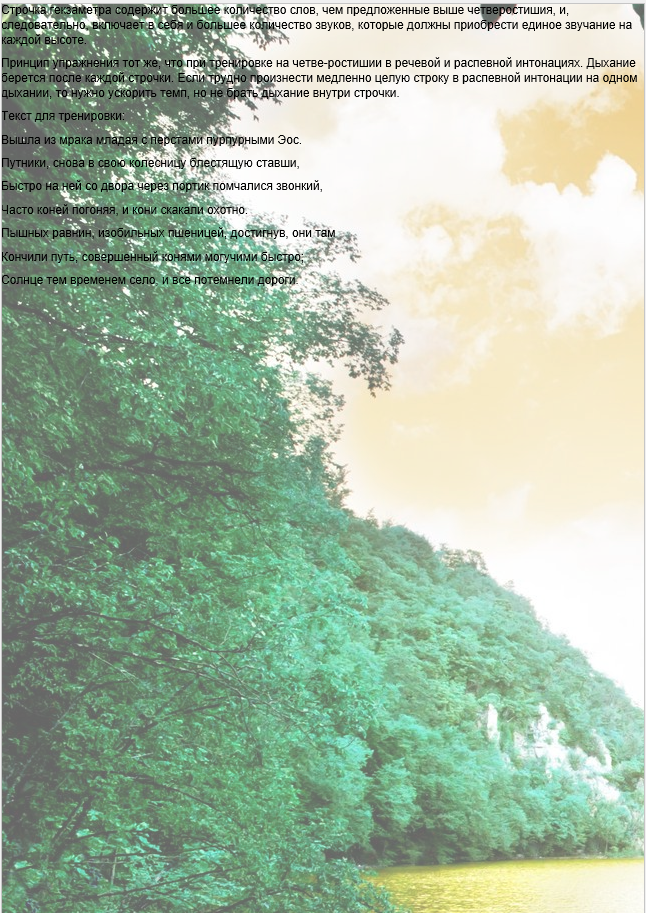
#> input picture testingset/1.png, 646 x 913 px
$ python -i adaptive_binarizer.py   (imports and definitions only)
#> lines starting #> are read from the running program, lines starting #| are printed output that depends on the picture; after the words box and inside, x2 and y2 are one past the last pixel; in counts of white or black regions, pixels touching at a corner belong together
from typing import Tuple
import cv2
import numpy as np


# https://stackoverflow.com/questions/56905592/
class AdaptiveBinarizer:
    def __init__(self, block_size: int = 40, delta: int = 40) -> None:
        self.block_size = block_size
        self.delta = delta

    def binarize(self, img: np.ndarray) -> np.ndarray:
        img = self.adjust_gamma(img)  #RGB -> BGR
        mask = self.get_mask(img) # три этапа
        image_in = cv2.cvtColor(img, cv2.COLOR_BGR2GRAY)
        image_out = self.combine_block_image_process(image_in, mask)
        image_out = cv2.cvtColor(image_out, cv2.COLOR_GRAY2RGB)
        return image_out

    def adjust_gamma(self, image: np.ndarray, gamma: float = 1.2) -> np.ndarray:
        # build a lookup table mapping the pixel values [0, 255] to
        # their adjusted gamma values
        inv_gamma = 1.0 / gamma
        table = np.array([((i / 255.0) ** inv_gamma) * 255 for i in np.arange(0, 256)]).astype("uint8")

        # apply gamma correction using the lookup table
        return cv2.LUT(image, table)

    def preprocess(self, image: np.ndarray) -> np.ndarray:
        image = cv2.medianBlur(image, 3)  # центральный пиксель изображения
                                          # заменяется медианой всех пикселей в области ядра - слегка размываем
        return 255 - image  # негатив

    def postprocess(self, image: np.ndarray) -> np.ndarray:
        kernel = np.ones((3, 3), np.uint8)
        image = cv2.morphologyEx(image, cv2.MORPH_OPEN, kernel)
        return image

    def get_block_index(self, image_shape: Tuple[int, int], yx: Tuple[int, int]) -> np.ndarray:
        y = np.arange(max(0, yx[0] - self.block_size), min(image_shape[0], yx[0] + self.block_size))
        x = np.arange(max(0, yx[1] - self.block_size), min(image_shape[1], yx[1] + self.block_size))
        return np.meshgrid(y, x)

    def _adaptive_median_threshold(self, img_in: np.ndarray) -> np.ndarray:
        med = np.median(img_in)
        #print(med)
        img_out = np.zeros_like(img_in)
        img_out[img_in - med < self.delta] = 255
        kernel = np.ones((3, 3), np.uint8)
        img_out = 255 - cv2.dilate(255 - img_out, kernel, iterations=2)
        return img_out

    def block_image_process(self, image: np.ndarray) -> np.ndarray:
        out_image = np.zeros_like(image)
        for row in range(0, image.shape[0], self.block_size):
            for col in range(0, image.shape[1], self.block_size):
                idx = (row, col)
                block_idx = self.get_block_index(image.shape, idx)
                out_image[tuple(block_idx)] = self._adaptive_median_threshold(image[tuple(block_idx)])
                #break
            #break
        return out_image

    def get_mask(self, img: np.ndarray) -> np.ndarray:
        image_in = cv2.cvtColor(img, cv2.COLOR_BGR2GRAY)
        image_in = self.preprocess(image_in)
        image_out = self.block_image_process(image_in)
        image_out = self.postprocess(image_out)
        return image_out

    def _sigmoid(self, x: np.ndarray, orig: np.ndarray, rad: float) -> np.ndarray:
        k = np.exp((x - orig) * 5 / rad)
        return k / (k + 1.)

    def _combine_block(self, img_in: np.ndarray, mask: np.ndarray) -> np.ndarray:
        # First, we pre-fill the masked region of img_out to white
        # (i.e. background). The mask is retrieved from previous section.
        img_out = np.zeros_like(img_in)
        img_out[mask == 255] = 255
        fig_in = img_in.astype(np.float32)

        # Then, we store the foreground (letters written with ink)
        # in the `idx` array. If there are none (i.e. just background),
        # we move on to the next block.
        idx = np.where(mask == 0)
        if idx[0].shape[0] == 0:
            img_out[idx] = img_in[idx]
            return img_out

        # We find the intensity range of our pixels in this local part
        # and clip the image block to that range, locally.
        lo = fig_in[idx].min()
        hi = fig_in[idx].max()
        v = fig_in[idx] - lo
        r = hi - lo

        # Now we use good old OTSU binarization to get a rough estimation
        # of foreground and background regions.
        img_in_idx = img_in[idx]
        ret3, th3 = cv2.threshold(img_in[idx], 0, 255, cv2.THRESH_BINARY + cv2.THRESH_OTSU)

        if np.alltrue(th3[:, 0] != 255):
            img_out[idx] = img_in[idx]
            return img_out

        # Then we normalize the stuffs and apply sigmoid to gradually
        # combine the stuffs.
        bound_value = np.min(img_in_idx[th3[:, 0] == 255])
        bound_value = (bound_value - lo) / (r + 1e-5)
        f = (v / (r + 1e-5))
        f = self._sigmoid(f, bound_value + 0.05, 0.2)

        # Finally, we re-normalize the result to the range [0..255]
        img_out[idx] = (255. * f).astype(np.uint8)
        return img_out

    def combine_block_image_process(self, image: np.ndarray, mask: np.ndarray) -> np.ndarray:
        out_image = np.zeros_like(image)  # черный

        for row in range(0, image.shape[0], self.block_size):
            for col in range(0, image.shape[1], self.block_size):
                block_idx = self.get_block_index(image.shape, (row, col))
                out_image[tuple(block_idx)] = self._combine_block(image[tuple(block_idx)], mask[tuple(block_idx)])

        return out_image

>>> import cv2
>>> picture = cv2.imread('testingset/1.png')
#> picture is the input picture: shape (913, 646, 3); mean B, G, R 163.7, 185.9, 166.2
>>> result = AdaptiveBinarizer().binarize(picture)
#> in get_mask, `image_in = cv2.cvtColor(img, cv2.COLOR_BGR2GRAY)`:
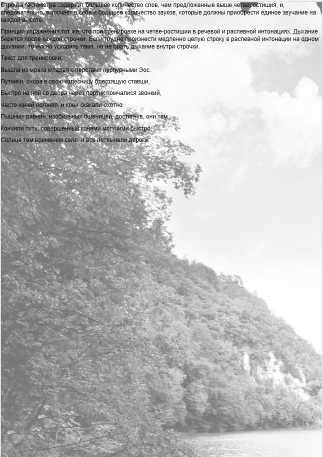
#> image_in: shape (913, 646) (shown at 1/2 size); min 0, max 255, mean 186.2
#> in preprocess, `return 255 - image`:
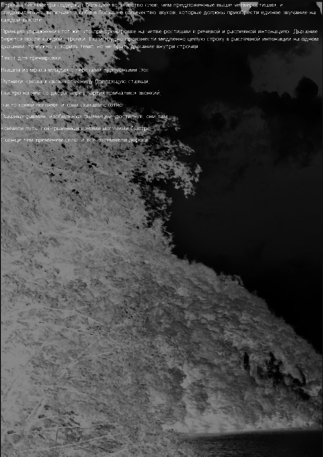
#> returned value: shape (913, 646) (shown at 1/2 size); min 0, max 255, mean 67.6
#> the loop in block_image_process, `for row in range(0, image.shape[0], self.block_size):` made 23 passes
#> after the loop in block_image_process, `for row in range(0, image.shape[0], self.block_size):`:
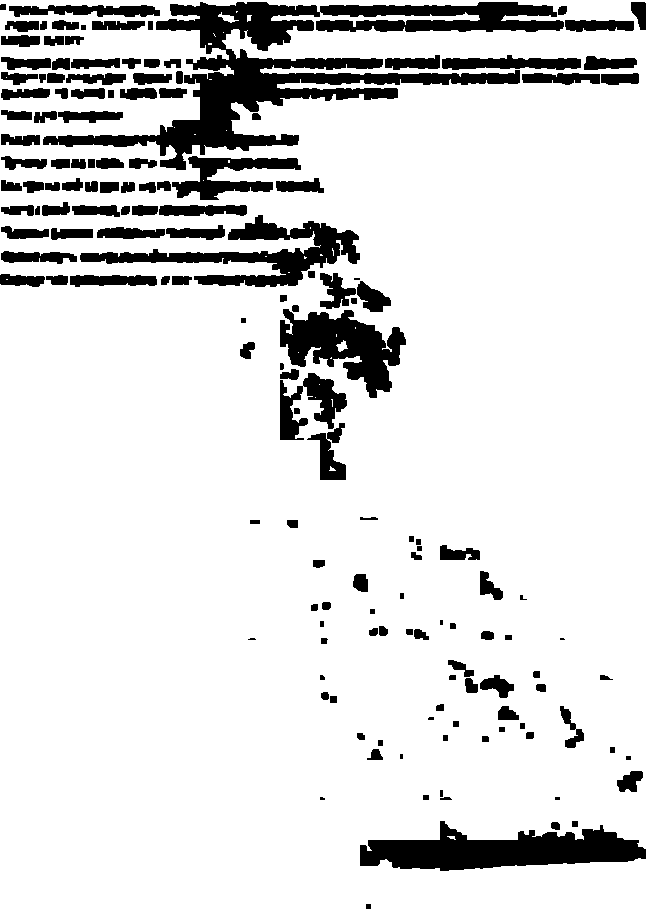
#> out_image: shape (913, 646); 86.7% white; 157 black regions (9 under 20 px), largest, box (x1, y1, x2, y2) and area: (43, 2, 564, 170) 22892, (360, 821, 646, 871) 8179, (80, 215, 360, 287) 6285
#> in postprocess, `image = cv2.morphologyEx(image, cv2.MORPH_OPEN, kernel)`:
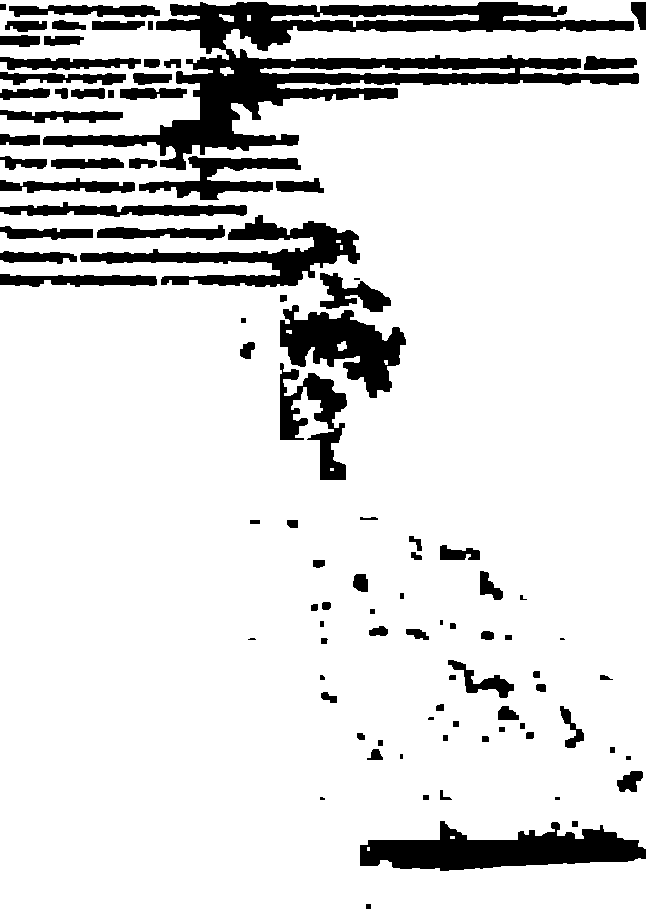
#> image: shape (913, 646); 86.4% white; 97 black regions (9 under 20 px), largest, box (x1, y1, x2, y2) and area: (43, 2, 639, 170) 27267, (360, 821, 646, 871) 8277, (80, 215, 360, 287) 6718
#> the loop in combine_block_image_process, `for row in range(0, image.shape[0], self.block_size):` made 23 passes
#> pass 1, in _combine_block (call 3), `fig_in = img_in.astype(np.float32)`:
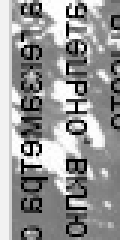
#> fig_in: shape (80, 40) float32 (shown 3 times larger); min 0, max 255, mean 151
#> pass 1, in _combine_block (call 4), `fig_in = img_in.astype(np.float32)`:
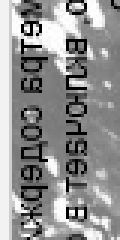
#> fig_in: shape (80, 40) float32 (shown 3 times larger); min 0, max 255, mean 145.3
#> after the loop in combine_block_image_process, `for row in range(0, image.shape[0], self.block_size):`:
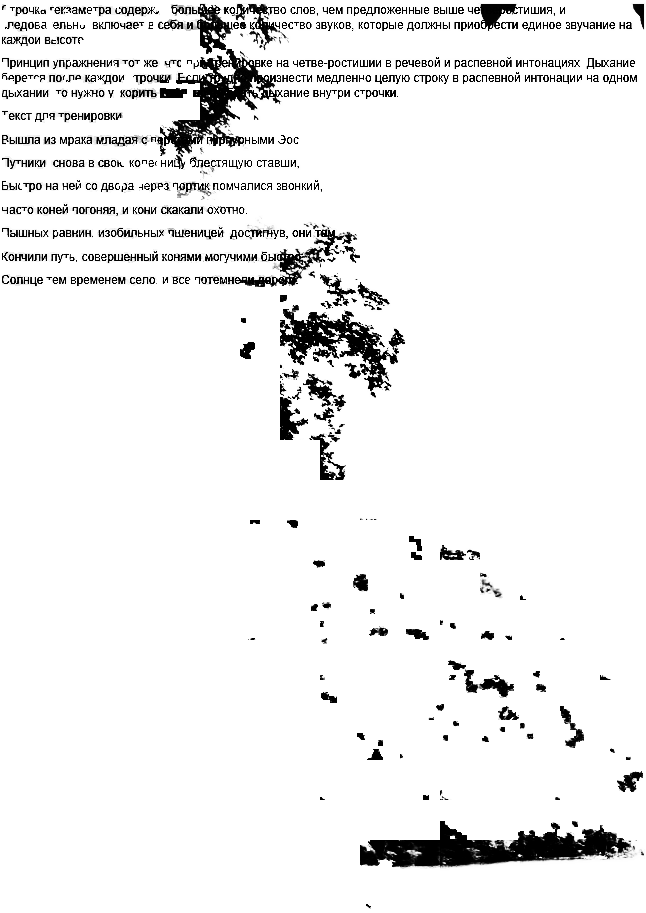
#> out_image: shape (913, 646); min 0, max 255, mean 238.2

$ run again, on testingset/11.png
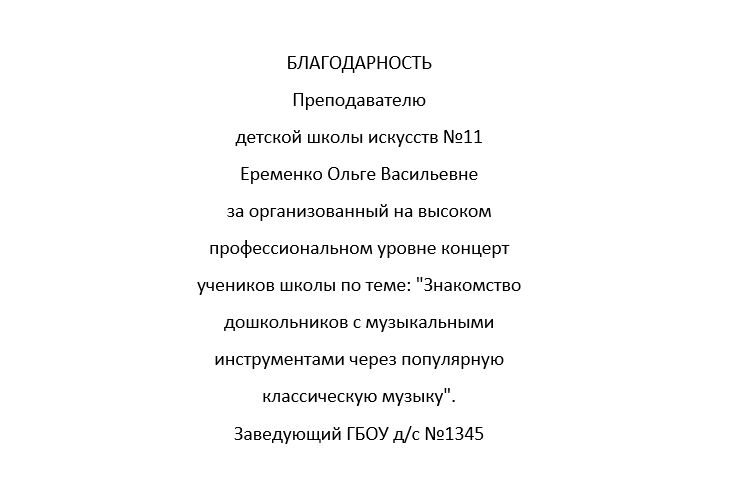
#> input picture testingset/11.png, 738 x 495 px
#> picture is the input picture: shape (495, 738, 3); min 0, max 255, mean 248.8
#> in preprocess, `return 255 - image`:
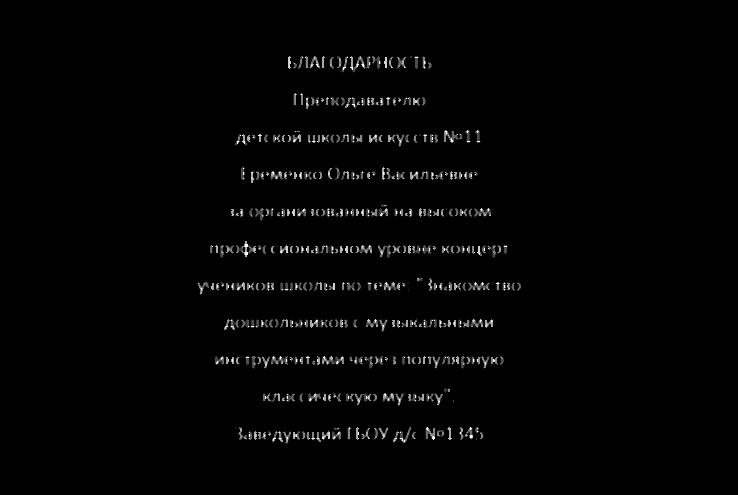
#> returned value: shape (495, 738); min 0, max 255, mean 3.6
#> in postprocess, `image = cv2.morphologyEx(image, cv2.MORPH_OPEN, kernel)`:
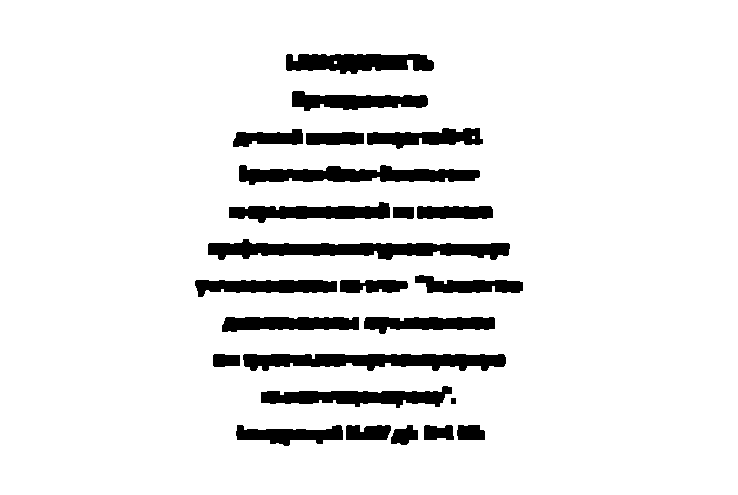
#> image: shape (495, 738); 91.1% white; 24 black regions, largest, box (x1, y1, x2, y2) and area: (208, 239, 510, 260) 3672, (243, 354, 506, 371) 3240, (239, 165, 480, 185) 2911
#> the loop in combine_block_image_process, `for row in range(0, image.shape[0], self.block_size):` made 13 passes
